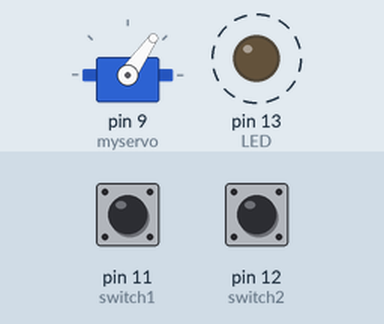
This sketch was run on a simulated Arduino Uno, built with avr-gcc and run on an emulated ATmega328P. Shown: servo, output pins drawn as LEDs (lit = HIGH). Dashed ring = blinking. The inputs (shaded band) are chosen by the test bench; at power-on: pin 11 (switch1) HIGH, pin 12 (switch2) HIGH.

Above: at 2.18 s.
2.4 s: pin 11 (switch1) pulled LOW for 0.15 s
At 4.57 s:
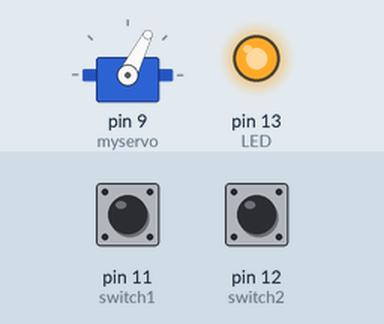
At 5.17 s:
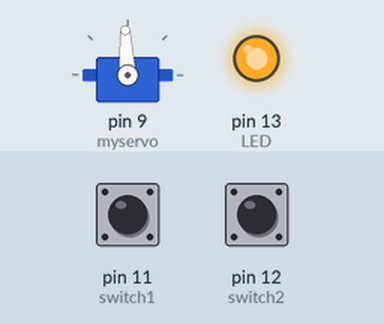
Timing chart, 0 to 11.5 s (numbered marks = the images above; inputs shaded):
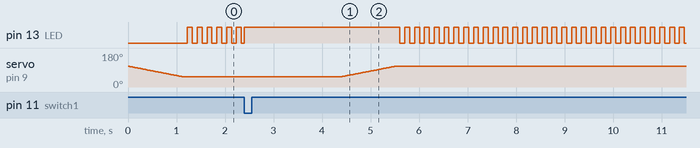

Measured:
- after the input at 2.4 s, servo on pin 9 (myservo): moves from 55° to 109° over 1.1 s, starting after 2.0 s
- by itself, pin 13 (LED): repeats every 0.20 s: LOW 0.10 s, HIGH 0.10 s

The sketch:

Rocket.ino
```cpp
#include <Servo.h>

Servo myservo;  // create servo object to control a servo
                // a maximum of eight servo objects can be created

int initpos =55, pos;    // variable to store the servo position

int switch1 = 11, switch2 = 12, LED = 13, interval = 100;
boolean alreadyDone = false;

int ledState = HIGH;             // ledState used to set the LED
long previousMillis = 0;        // will store last time LED was updated

void setup()
{
  // initialize serial communications at 9600 bps:
  Serial.begin(9600);

  myservo.attach(9);  // attaches the servo on pin 9 to the servo object

  for(pos =110 ; pos>=initpos; pos-=1)     // goes from 110 degrees to 0 degrees
  {
    myservo.write(pos);              // tell servo to go to position in variable 'pos'
    delay(20);                       // waits 15ms for the servo to reach the position
  }

  // Internal PullUp for switches
  pinMode(switch1, INPUT_PULLUP);
  pinMode(switch2, INPUT_PULLUP);
  pinMode(LED, OUTPUT);
}


void loop()
{
  unsigned long currentMillis = millis();
  if(currentMillis - previousMillis > interval) {
    // save the last time you blinked the LED
    previousMillis = currentMillis;

    // if the LED is off turn it on and vice-versa:
    if (ledState == LOW)
      ledState = HIGH;
    else
      ledState = LOW;
    //Serial.print(ledState);

    // set the LED with the ledState of the variable:
    digitalWrite(LED, ledState);
  }

  int switch1Triggered = digitalRead(switch1);
  int switch2Triggered = digitalRead(switch2);

  if ((switch1Triggered == LOW || switch2Triggered == LOW) && !alreadyDone) {
    digitalWrite(LED, HIGH);   // turn the LED on (HIGH is the voltage level)
    delay(2000);
    alreadyDone = true;
    for(pos = initpos; pos < 110; pos += 1)  // goes from 0 degrees to 180 degrees
  {                                  // in steps of 1 degree
    myservo.write(pos);              // tell servo to go to position in variable 'pos'
    delay(20);                       // waits 15ms for the servo to reach the position
  }
}
}
```
